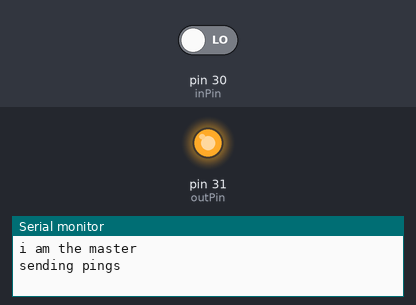
Recording of a sketch running on a simulated Arduino Mega 2560, built with avr-gcc and run on an emulated ATmega2560. On the bench: output pins drawn as LEDs (lit = HIGH), the last lines printed to the serial monitor. The inputs (shaded band) are chosen by the test bench; at power-on: pin 30 (inPin) LOW.

Above: at 2.8 s.
2.9 s: pin 30 (inPin) driven HIGH
At 4.8 s:
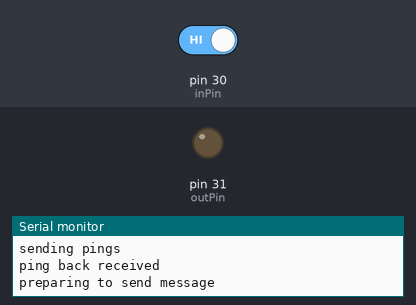
Timing chart, 0 to 6.3 s (numbered marks = the images above; inputs shaded):
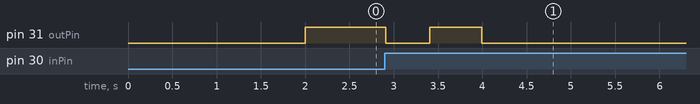

Measured:
- after the input at 2.9 s, pin 31 (outPin): HIGH → LOW at once, → HIGH 0.50 s later, → LOW 0.59 s later

The sketch:

IRCommTransmitReceive.ino
```cpp
///////////SLAVE MODE////////////////
//////////////////////////////////////

int state = 0;
int inPin = 30;
int outPin = 31;
unsigned int dataDelayMicros = 1667; //1/dataFreq (converted to micro seconds)

int RED_COLOR = 0;
int BLUE_COLOR = 1;
int currentColor = BLUE_COLOR;

const int RETRANSMIT = 12345;
const int BAD = 666; // garbled message - not an actual message that can be sent
const int GOOD = 420;
const int RED_FOUND = 555;
const int BLUE_FOUND = 333;
const int DONE = 111;

// Configure the relationship between message and number of ones.
const int MESSAGE_DIFFERENCE = 100; // The number of 1s between two consecutive message definitions.
const int MESSAGE_DETECTION_DELTA = 25; // The value to accept +/- the true value of the message. Should be less than 0.5*MESSAGE_DIFFERENCE
const int goodNumOnes = MESSAGE_DIFFERENCE*(0.5);
const int retransmitNumOnes = MESSAGE_DIFFERENCE*(1.5);
const int redFoundNumOnes = MESSAGE_DIFFERENCE*(2.5);
const int blueFoundNumOnes = MESSAGE_DIFFERENCE*(3.5);
const int doneNumOnes = MESSAGE_DIFFERENCE*(4.5);

int messageTime = 5000; //milliseconds

void setup()
{
  Serial.begin(9600);

  pinMode(inPin, INPUT);
  pinMode(outPin, OUTPUT);
}

void loop()
{
    digitalWrite(13, LOW);
  delay(2000);colorFound(BLUE_COLOR);
   //beSlave();

   delay(1000 * 60 * 90);
   Serial.println("DONE DONE DONE \n\n\n\n");

}

void beSlave()
{
  Serial.println("i am the slave");

   while(digitalRead(inPin) == LOW){} //delays until other robot pings us
   Serial.println("ping received");
   pingBack();
   delay(500);
   Serial.println("ready to receive");
   int message = receiveMessage();

   while(message == BAD)
   {
    Serial.println("sending RETRANSMIT");
    sendMessage(RETRANSMIT);
    Serial.println("ready to receive again");
    message = receiveMessage();
   }
   Serial.println("sending GOOOD");
   sendMessage(GOOD);
   lightLED();
}

void pingBack()
{
  Serial.println("pinging back");
 while(digitalRead(inPin) == HIGH)
 {
  digitalWrite(outPin, HIGH);
 }
}

void colorFound(int n)
{
    Serial.println("i am the master");
    pingHandler();
    delay(500);
    int msg;
    if (n == BLUE_COLOR) msg = BLUE_FOUND;
    else msg = RED_FOUND;
    sendMessage(msg);

    while(receiveMessage() == BAD)
    {
      Serial.println("uh oh BAD message, sending again");
      sendMessage(msg);
    }
    lightLED();


}

void lightLED()
{
 analogWrite(13, 255);
}

int receiveMessage()
{
  int numOnes = 0;
  int start = millis();

  while((millis()-start)< messageTime)
  {
    if(digitalRead(inPin) == HIGH)
      numOnes++;
    delayMicroseconds(dataDelayMicros);
  }
  Serial.print("I received x ones: ");Serial.println(numOnes);
 return decodeMessage(numOnes);
}

int decodeMessage(int numOnes)
{
  if((numOnes < (goodNumOnes + MESSAGE_DETECTION_DELTA)) &&
     (numOnes > (goodNumOnes - MESSAGE_DETECTION_DELTA))) return GOOD;
  else if((numOnes < (retransmitNumOnes + MESSAGE_DETECTION_DELTA)) &&
          (numOnes > (retransmitNumOnes - MESSAGE_DETECTION_DELTA))) return RETRANSMIT; //this case is when the master receives a message from
                                                                                     //the slave saying "I received a bad message"
  else if((numOnes < (redFoundNumOnes + MESSAGE_DETECTION_DELTA)) &&
          (numOnes > (redFoundNumOnes - MESSAGE_DETECTION_DELTA))) return RED_FOUND;
  else if((numOnes < (blueFoundNumOnes + MESSAGE_DETECTION_DELTA)) &&
          (numOnes > (blueFoundNumOnes - MESSAGE_DETECTION_DELTA))) return BLUE_FOUND;
  else if((numOnes < (doneNumOnes + MESSAGE_DETECTION_DELTA)) &&
          (numOnes > (doneNumOnes - MESSAGE_DETECTION_DELTA))) return DONE;
  return BAD; //this is when the slave receives a message it can not decode, i.e. it is bad.
}


void pingHandler()
{
  Serial.println("sending pings");
   int numOnes = 0;

  while(numOnes<5)
 {
    digitalWrite(outPin, HIGH);
    if(digitalRead(inPin) == HIGH) numOnes++;
    delayMicroseconds(dataDelayMicros);

 }
 Serial.println("ping back received");
 digitalWrite(outPin, LOW);
}

void sendMessage(int n)
{
  Serial.println("preparing to send message");
  int numOnes;
  switch(n)
  {
   case GOOD:
     numOnes = goodNumOnes;
     break;
   case RETRANSMIT:
     numOnes = retransmitNumOnes;
     break;
   case RED_FOUND:
     numOnes = redFoundNumOnes;
     break;
   case BLUE_FOUND:
     numOnes = blueFoundNumOnes;
     break;
   case DONE:
     numOnes = doneNumOnes;
     break;
  }
  transmit(numOnes);
}

void transmit(int numOnes)
{
  int start = millis();
  for(int i = 0; i<numOnes; i++)
  {
     digitalWrite(outPin, HIGH);
     delayMicroseconds(dataDelayMicros);
  }
  digitalWrite(outPin, LOW);

  while((millis()-start)<messageTime){}
  Serial.println("transmission complete");

}
```
